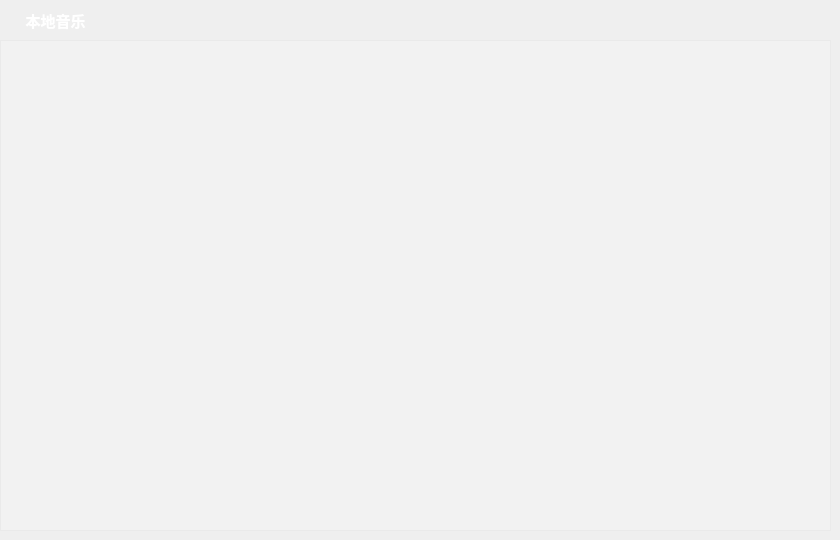
   <widget class="QWidget" name="page1">
    <widget class="QLabel" name="localMusicTitle">
     <property name="geometry">
      <rect>
       <x>0</x>
       <y>0</y>
       <width>111</width>
       <height>41</height>
      </rect>
     </property>
     <property name="font">
      <font>
       <family>Microsoft YaHei UI</family>
       <pointsize>11</pointsize>
       <weight>75</weight>
       <bold>true</bold>
      </font>
     </property>
     <property name="styleSheet">
      <string notr="true">color: rgb(255, 255, 255);</string>
     </property>
     <property name="text">
      <string>本地音乐</string>
     </property>
     <property name="alignment">
      <set>Qt::AlignCenter</set>
     </property>
    </widget>
    <widget class="QPushButton" name="btnLocalClear">
     <property name="geometry">
      <rect>
       <x>100</x>
       <y>0</y>
       <width>35</width>
       <height>40</height>
      </rect>
     </property>
     <property name="cursor">
      <cursorShape>PointingHandCursor</cursorShape>
     </property>
     <property name="toolTip">
      <string>清空歌单</string>
     </property>
     <property name="text">
      <string/>
     </property>
     <property name="icon">
      <iconset resource="images.qrc">
       <normaloff>:/image/image/image/clear.png</normaloff>:/image/image/image/clear.png</iconset>
     </property>
     <property name="iconSize">
      <size>
       <width>30</width>
       <height>30</height>
      </size>
     </property>
     <property name="flat">
      <bool>true</bool>
     </property>
    </widget>
    <widget class="QPushButton" name="btnLocalNeaten">
     <property name="geometry">
      <rect>
       <x>610</x>
       <y>0</y>
       <width>35</width>
       <height>40</height>
      </rect>
     </property>
     <property name="cursor">
      <cursorShape>PointingHandCursor</cursorShape>
     </property>
     <property name="toolTip">
      <string>整理歌单</string>
     </property>
     <property name="text">
      <string/>
     </property>
     <property name="icon">
      <iconset resource="images.qrc">
       <normaloff>:/image/image/image/remove_dup.png</normaloff>:/image/image/image/remove_dup.png</iconset>
     </property>
     <property name="iconSize">
      <size>
       <width>30</width>
       <height>30</height>
      </size>
     </property>
     <property name="flat">
      <bool>true</bool>
     </property>
    </widget>
    <widget class="QWidget" name="layoutWidget">
     <property name="geometry">
      <rect>
       <x>690</x>
       <y>-1</y>
       <width>138</width>
       <height>42</height>
      </rect>
     </property>
     <layout class="QHBoxLayout" name="horizontalLayout_3">
      <item>
       <widget class="QPushButton" name="btnSortSinger_local">
        <property name="maximumSize">
         <size>
          <width>40</width>
          <height>16777215</height>
         </size>
        </property>
        <property name="cursor">
         <cursorShape>PointingHandCursor</cursorShape>
        </property>
        <property name="toolTip">
         <string>按歌手排序</string>
        </property>
        <property name="text">
         <string/>
        </property>
        <property name="icon">
         <iconset resource="images.qrc">
          <normaloff>:/image/image/image/singer.png</normaloff>:/image/image/image/singer.png</iconset>
        </property>
        <property name="iconSize">
         <size>
          <width>30</width>
          <height>30</height>
         </size>
        </property>
        <property name="flat">
         <bool>true</bool>
        </property>
       </widget>
      </item>
      <item>
       <widget class="QPushButton" name="btnSortTitle_local">
        <property name="maximumSize">
         <size>
          <width>40</width>
          <height>40</height>
         </size>
        </property>
        <property name="cursor">
         <cursorShape>PointingHandCursor</cursorShape>
        </property>
        <property name="toolTip">
         <string>按歌名排序</string>
        </property>
        <property name="text">
         <string/>
        </property>
        <property name="icon">
         <iconset resource="images.qrc">
          <normaloff>:/image/image/image/sort-alpha-asc_ea48_ether.png</normaloff>:/image/image/image/sort-alpha-asc_ea48_ether.png</iconset>
        </property>
        <property name="iconSize">
         <size>
          <width>30</width>
          <height>30</height>
         </size>
        </property>
        <property name="flat">
         <bool>true</bool>
        </property>
       </widget>
      </item>
      <item>
       <widget class="QPushButton" name="btnSortDuration_local">
        <property name="maximumSize">
         <size>
          <width>40</width>
          <height>16777215</height>
         </size>
        </property>
        <property name="cursor">
         <cursorShape>PointingHandCursor</cursorShape>
        </property>
        <property name="toolTip">
         <string>按时长排序</string>
        </property>
        <property name="text">
         <string/>
        </property>
        <property name="icon">
         <iconset resource="images.qrc">
          <normaloff>:/image/image/image/duration.png</normaloff>:/image/image/image/duration.png</iconset>
        </property>
        <property name="iconSize">
         <size>
          <width>30</width>
          <height>30</height>
         </size>
        </property>
        <property name="flat">
         <bool>true</bool>
        </property>
       </widget>
      </item>
     </layout>
    </widget>
    <widget class="MusicListWidget" name="localMusicWidget">
     <property name="geometry">
      <rect>
       <x>0</x>
       <y>40</y>
       <width>831</width>
       <height>491</height>
      </rect>
     </property>
     <property name="font">
      <font>
       <weight>75</weight>
       <bold>true</bold>
      </font>
     </property>
     <property name="styleSheet">
      <string notr="true">color: rgb(255, 255, 255);
background-color: rgba(255, 255, 255, 50);
</string>
     </property>
     <property name="horizontalScrollBarPolicy">
      <enum>Qt::ScrollBarAlwaysOff</enum>
     </property>
     <property name="sizeAdjustPolicy">
      <enum>QAbstractScrollArea::AdjustToContentsOnFirstShow</enum>
     </property>
     <property name="selectionMode">
      <enum>QAbstractItemView::SingleSelection</enum>
     </property>
     <property name="isWrapping" stdset="0">
      <bool>false</bool>
     </property>
     <property name="wordWrap">
      <bool>false</bool>
     </property>
     <property name="selectionRectVisible">
      <bool>false</bool>
     </property>
     <property name="sortingEnabled">
      <bool>false</bool>
     </property>
    </widget>
   </widget>
